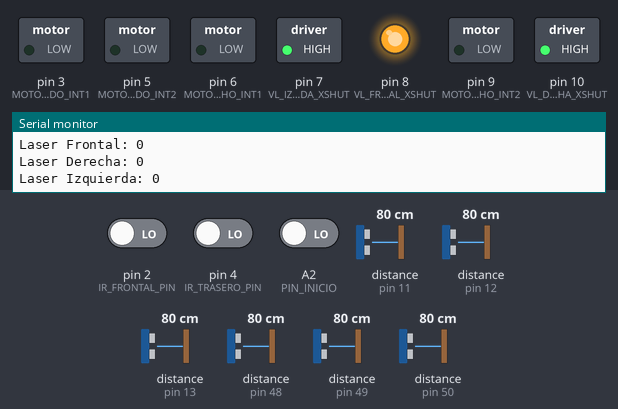
A program run on a simulated Arduino Uno, built with avr-gcc and run on an emulated ATmega328P. Shown: switched loads named in the program (green lamp = pin HIGH), output pins drawn as LEDs (lit = HIGH), the last lines printed to the serial monitor. Inputs (shaded band) come from the test bench; at power-on: A2 (PIN_INICIO) LOW, pin 2 (IR_FRONTAL_PIN) LOW, pin 4 (IR_TRASERO_PIN) LOW, distance to the obstacle (sensors on pin 11, pin 12, pin 13, pin 48, pin 49, pin 50) 80 cm. The echo pulse lasts 58.3 µs per cm.

Above: at 1.6 s.
1.7 s: A2 (PIN_INICIO) driven HIGH
At 3.9 s:
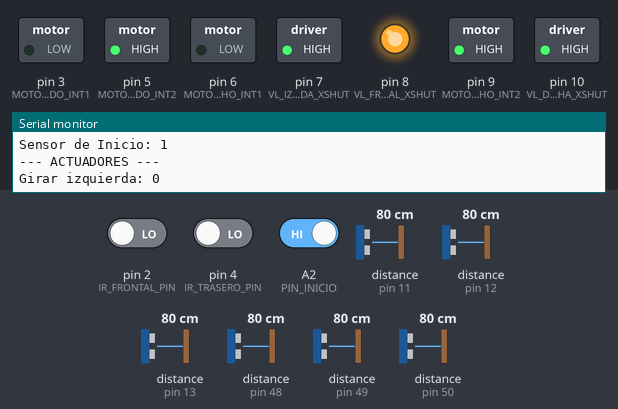
4.7 s: pin 2 (IR_FRONTAL_PIN) driven HIGH
At 6.7 s:
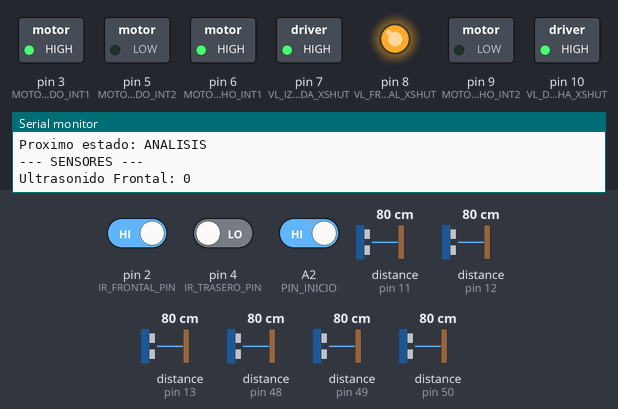
7.5 s: pin 2 (IR_FRONTAL_PIN) driven LOW
At 9.5 s:
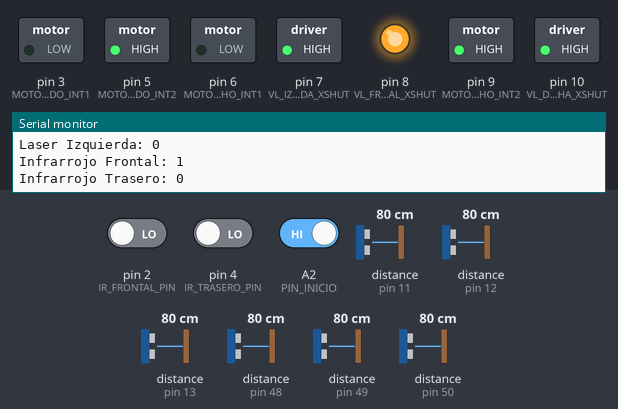
10.5 s: pin 2 (IR_FRONTAL_PIN) driven HIGH and pin 4 (IR_TRASERO_PIN) driven HIGH
At 13.3 s:
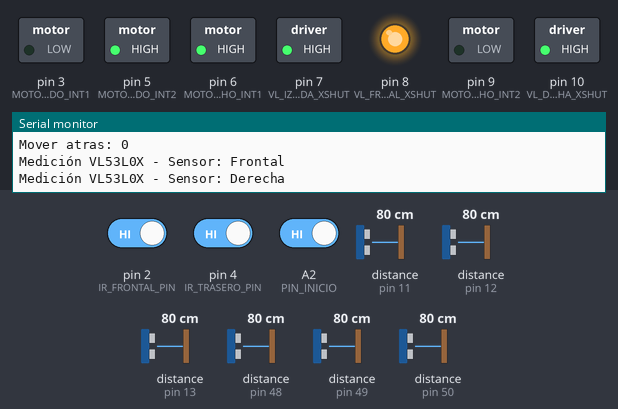
13.5 s: pin 4 (IR_TRASERO_PIN) driven LOW
At 16.2 s:
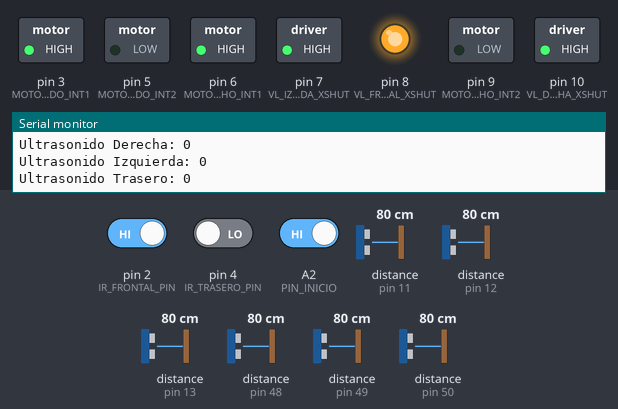
16.5 s: pin 4 (IR_TRASERO_PIN) driven HIGH
At 19.0 s:
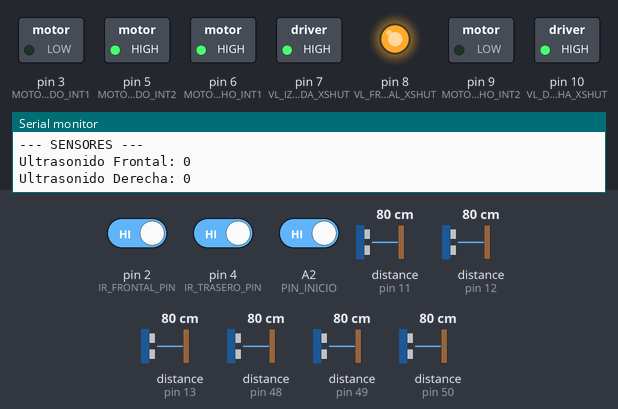
Timing chart, 0 to 20.5 s (numbered marks = the images above; inputs shaded):
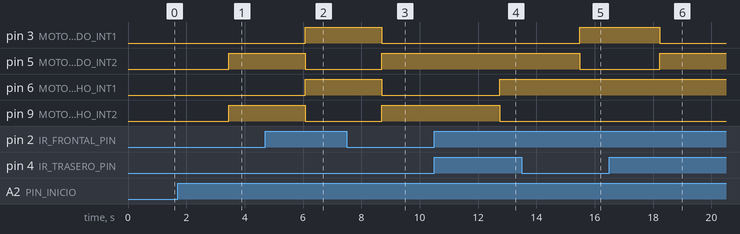

The program:

main.cpp
```cpp
#include <Arduino.h>
#include <Wire.h>
#include <VL53L0X.h>
#include "Pines/Pines.h"
#include "Sensores/Sensores.hh"
#include "Control/Maquina_estados.hh"
#include "Actuadores/Actuadores.hh"

void setup() {
    Serial.begin(9600);
    Wire.begin();

    //Configración de los sensores láser VL53L0X. Dado que todos comparten la misma dirección I2C,
    //se deben configurar uno por uno para asignarles direcciones distintas.
    pinMode(VL_IZQUIERDA_XSHUT, OUTPUT);
    pinMode(VL_FRONTAL_XSHUT, OUTPUT);
    pinMode(VL_DERECHA_XSHUT, OUTPUT);
    digitalWrite(VL_IZQUIERDA_XSHUT, LOW);
    digitalWrite(VL_FRONTAL_XSHUT, LOW);
    digitalWrite(VL_DERECHA_XSHUT, LOW);
    delay(10);

    //Encender y cambiar dirección I2C uno por uno (MÉTODO PRO)

    // Izquierda
    digitalWrite(VL_IZQUIERDA_XSHUT, HIGH);
    delay(10);
    sensorIzq.init();
    sensorIzq.setTimeout(200);
    sensorIzq.setAddress(DIR_SENSOR_IZQUIERDA); // Nueva dirección

    // Frontal
    digitalWrite(VL_FRONTAL_XSHUT, HIGH);
    delay(10);
    sensorFron.init();
    sensorFron.setTimeout(200);
    sensorFron.setAddress(DIR_SENSOR_FRONTAL); // Nueva dirección

    // Derecha
    digitalWrite(VL_DERECHA_XSHUT, HIGH);
    delay(10);
    sensorDer.init();
    sensorDer.setTimeout(200);
    sensorDer.setAddress(DIR_SENSOR_DERECHA); // Nueva dirección

    // Configuración de los pines de los sensores ultrasónicos HC-SR04

    //Configuración de los pines de los sensores infrarrojos IR TCRT5000
    pinMode(IR_FRONTAL_PIN, INPUT);
    pinMode(IR_TRASERO_PIN, INPUT);

    //Configuración de los pines de los motores
    pinMode(MOTOR_IZQUIERDO_INT1, OUTPUT);
    pinMode(MOTOR_IZQUIERDO_INT2, OUTPUT);
    pinMode(MOTOR_DERECHO_INT1, OUTPUT);
    pinMode(MOTOR_DERECHO_INT2, OUTPUT);

    //Configuración del pin de inicio
    pinMode(PIN_INICIO, INPUT);
}

void loop() {
    maquina_de_estados();
}
```

Actuadores.cpp
```cpp
#include "Actuadores.hh"
#include <Arduino.h>
#include "../Pines/Pines.h"

//Para mayor legibilidad se declaran
#define GIRAR_IZQUIERDA 0
#define GIRAR_DERECHA 1
#define MOVER_ADELANTE 2
#define MOVER_ATRAS 3

#define MAXIMA_POTENCIA 255
#define MINIMA_POTENCIA 0

int Flags_Actuadores[4];

void Motor_Izquierdo(int Potencia, bool adelante);
void Motor_Derecho(int Potencia, bool adelante);

void Ejecutar_Actuadores(){
    //Si el vector está vacío o hay varias acciones a ejecutar, no se ejecuta ninguna acción para evitar comportamientos erráticos.
    bool vector_valido = false;
    int accion = -1;
    for(int i = 0; i < 4; i++){
        if(Flags_Actuadores[i] > 0){
            if(!vector_valido){
                vector_valido = true;
                accion = i;
            }
            else vector_valido = false; // Si hay más de una acción a ejecutar, no se ejecuta ninguna para evitar comportamientos erráticos.
        }
    }

    // Si el vector está vacío, no se ejecuta ninguna acción y se para al robot.
    if(!vector_valido){
        Motor_Izquierdo(0, true);
        Motor_Derecho(0, true);
        return;
    }

    //Lógica de ejecución de cada acción
    switch (accion) {
        case GIRAR_IZQUIERDA:
            Motor_Izquierdo(MAXIMA_POTENCIA, false);
            Motor_Derecho(MAXIMA_POTENCIA, true);
            break;
        case GIRAR_DERECHA:
            Motor_Izquierdo(MAXIMA_POTENCIA, true);
            Motor_Derecho(MAXIMA_POTENCIA, false);
            break;
        case MOVER_ADELANTE:
            Motor_Izquierdo(MAXIMA_POTENCIA, true);
            Motor_Derecho(MAXIMA_POTENCIA, true);
            break;
        case MOVER_ATRAS:
            Motor_Izquierdo(MAXIMA_POTENCIA, false);
            Motor_Derecho(MAXIMA_POTENCIA, false);
            break;
    }

}

void Motor_Izquierdo(int Potencia, bool adelante){
    Potencia = constrain(Potencia, 0, 255);

    // Freno en seco si la potencia es 0 (IN1=1, IN2=1)
    if (Potencia == 0) {
        digitalWrite(MOTOR_IZQUIERDO_INT1, HIGH);
        digitalWrite(MOTOR_IZQUIERDO_INT2, HIGH);
        return; // Salimos de la función
    }

    if (adelante) {
        analogWrite(MOTOR_IZQUIERDO_INT1, Potencia);
        digitalWrite(MOTOR_IZQUIERDO_INT2, LOW);
    } else {
        digitalWrite(MOTOR_IZQUIERDO_INT1, LOW);
        analogWrite(MOTOR_IZQUIERDO_INT2, Potencia);
    }
}

void Motor_Derecho(int Potencia, bool adelante) {
    Potencia = constrain(Potencia, 0, 255);

    // Freno en seco si la potencia es 0 (IN1=1, IN2=1)
    if (Potencia == 0) {
        digitalWrite(MOTOR_DERECHO_INT1, HIGH);
        digitalWrite(MOTOR_DERECHO_INT2, HIGH);
        return; // Salimos de la función
    }

    if (adelante) {
        analogWrite(MOTOR_DERECHO_INT1, Potencia);
        digitalWrite(MOTOR_DERECHO_INT2, LOW);
    } else {
        digitalWrite(MOTOR_DERECHO_INT1, LOW);
        analogWrite(MOTOR_DERECHO_INT2, Potencia);
    }
}
```

Actuadores.hh
```cpp
#ifndef ACTUADORES_HH
#define ACTUADORES_HH

/*
El vector de actuadores es un arreglo de integers que representa el estado o la acción que deben ejecutar los actuadores del robot.
Cada posición representa una acción a efectuar (Girar, moverse hacia adelante, ...). Cada valor contiene la cantidad (distancia o grados)
a efectuar por la acción.

El orden de los actuadores en el vector es el siguiente:
    - [0] : Girar a la izquierda
    - [1] : Girar a la derecha
    - [2] : Mover hacia adelante
    - [3] : Mover hacia atrás
*/
extern int Flags_Actuadores[4];

//Esta funcion ejecuta las acciones correspondientes a cada actuador según los valores establecidos en el vector de Flags_Actuadores.
void Ejecutar_Actuadores();

#endif
```

Maquina_estados.cpp
```cpp
#include "Maquina_estados.hh"
#include <Arduino.h>

int Estado = INICIO;
int Proximo_estado;

/*
Este vector tiene una sucesion de integers que representan los valores medidos por cada sensor.
Cada posición del vector corresponde a un sensor específico, y el valor almacenado en esa posición representa la lectura actual de ese sensor.
Estos valores se utilizan para tomar decisiones en la máquina de estados, permitiendo al robot reaccionar de manera adecuada a su entorno y a
las condiciones que se presenten durante la ejecución del programa.

El orden de los sensores en el vector es el siguiente:
    - [0] : Sensor Ultrasonido Frontal
    - [1] : Sensor Ultrasonido Derecha
    - [2] : Sensor Ultrasonido Izquierda
    - [3] : Sensor Ultrasonido Trasero
    - [4] : Sensor Láser Frontal
    - [5] : Sensor Láser Derecha
    - [6] : Sensor Láser Izquierda
    - [7] : Sensor Infrarrojo Frontal
    - [8] : Sensor Infrarrojo Trasero
    - [9] : Sensor de Inicio (puede ser un botón o una señal que indique el inicio de la competición)

*/
extern int Flags_Sensores[10];

//Para mayor legibilidad se declaran
#define HC_FRONTAL 0
#define HC_DERECHA 1
#define HC_IZQUIERDA 2
#define HC_TRASERO 3
#define VL_FRONTAL 4
#define VL_DERECHA 5
#define VL_IZQUIERDA 6
#define IR_FRONTAL 7
#define IR_TRASERO 8
#define SENSOR_INICIO 9

/*
El vector de actuadores es un arreglo de integers que representa el estado o la acción que deben ejecutar los actuadores del robot.
Cada posición representa una acción a efectuar (Girar, moverse hacia adelante, ...). Cada valor contiene si se hace o no.

El orden de los actuadores en el vector es el siguiente:
    - [0] : Girar a la izquierda
    - [1] : Girar a la derecha
    - [2] : Mover hacia adelante
    - [3] : Mover hacia atrás
*/
extern int Flags_Actuadores[4];

//Para mayor legibilidad se declaran
#define GIRAR_IZQUIERDA 0
#define GIRAR_DERECHA 1
#define MOVER_ADELANTE 2
#define MOVER_ATRAS 3

#define NO_DETECTADO 0
#define ESTABA_DERECHA 1
#define ESTABA_IZQUIERDA 2
#define ESTABA_FRENTE 3

//Funciones externas declaradas en otros archivos
void Ejecutar_Sensores();
void Ejecutar_Actuadores();
void Detectar_INICIO();

//Esta función es la encargada de imprimir información relevante sobre el estado actual del robot, las lecturas de los sensores y las acciones que se van a ejecutar.
void Log_INFO();

void maquina_de_estados(){
    int Ultimo_Lugar_Conocido = NO_DETECTADO; // Variable para almacenar el último lugar donde se detectó al oponente, para usarlo en caso de perder la detección.

    //Este if controla el apagado. La señal de INICIO debe estar siempre HIGH durante la ejecución.
    if(Flags_Sensores[SENSOR_INICIO] == 0) Estado = INICIO;

    //Lógica del proximo estado a ejecutar
    switch (Estado) {
        case INICIO:
            if(Flags_Sensores[SENSOR_INICIO] > 0) Proximo_estado = SENSORES;
            else Proximo_estado = INICIO;

            break;
        case SENSORES:
            Proximo_estado = ANALISIS;

            break;
        case ANALISIS:
            //Se usan else if para evitar acciones simultaneas. En caso de cumplirse varias condiciones, se ejecutará la acción de mayor prioridad.
            //Limpiamos el Flags_Actuadores para evitar interferencias
            for(int i = 0; i < 4; i++){
                Flags_Actuadores[i] = 0;
            }

            //Casos de NO_CAER:
            //Maxima Proioridad: Evitar Caída
            if(Flags_Sensores[IR_FRONTAL] > 0){
                Proximo_estado = NO_CAER;
                Flags_Actuadores[MOVER_ATRAS] = 1;
            }
            else if(Flags_Sensores[IR_TRASERO] > 0){
                 Proximo_estado = NO_CAER;
                 Flags_Actuadores[MOVER_ADELANTE] = 1;
            }
            //Casos de ATAQUE:
            //Segunda Prioridad: Atacar. En caso de estar cerca del oponente, se avanza hacia él pero a una distancia menor para intentar empujarlo fuera del ring.
            else if(Flags_Sensores[HC_FRONTAL] > 0 && Flags_Sensores[VL_FRONTAL] > 0){
                Proximo_estado = ATACAR;
                Flags_Actuadores[MOVER_ADELANTE] = 1;
            }

            //Si el láser frontal detecta al oponente, se avanza hacia él.
            else if(Flags_Sensores[VL_FRONTAL] > 0){
                Proximo_estado = ATACAR;
                Flags_Actuadores[MOVER_ADELANTE] = 1;
            }

            //Casos de GIRO:
            //En caso de estar cerca del oponente pero sin detectarlo con el láser frontal, se gira para intentar localizarlo.
            //Lado Derecho
            else if(Flags_Sensores[HC_FRONTAL] > 0 && Flags_Sensores[VL_DERECHA] > 0){
                Proximo_estado = GIRAR;
                Flags_Actuadores[GIRAR_DERECHA] = 1;
            }

            //Lado Izquierdo
            else if(Flags_Sensores[HC_FRONTAL] > 0 && Flags_Sensores[VL_IZQUIERDA] > 0){
                Proximo_estado = GIRAR;
                Flags_Actuadores[GIRAR_IZQUIERDA] = 1;
            }

            //En caso de estar lejos del oponente detectandolo con un laser lateral, se gira para intentar encararlo.
            //Lado Derecho
            else if(Flags_Sensores[VL_DERECHA] > 0){
                Proximo_estado = GIRAR;
                Flags_Actuadores[GIRAR_DERECHA] = 1;
            }

            //Lado Izquierdo
            else if(Flags_Sensores[VL_IZQUIERDA] > 0){
                Proximo_estado = GIRAR;
                Flags_Actuadores[GIRAR_IZQUIERDA] = 1;
            }

            //En caso de detectar al oponente con un ultrasonido lateral pero sin detectarlo con los láseres, se gira para intentar encararlo.
            //Lado Derecho
            else if(Flags_Sensores[HC_DERECHA] > 0){
                Proximo_estado = GIRAR;
                Flags_Actuadores[GIRAR_DERECHA] = 1;
            }

            //Lado Izquierdo
            else if(Flags_Sensores[HC_IZQUIERDA] > 0){
                Proximo_estado = GIRAR;
                Flags_Actuadores[GIRAR_IZQUIERDA] = 1;
            }

            //En caso de detectarlo detrás, se gira para intentar encararlo.
            else if(Flags_Sensores[HC_TRASERO] > 0){
                Proximo_estado = GIRAR;
                Flags_Actuadores[GIRAR_IZQUIERDA] = 1;
            }

            //Casos de BUSCAR:
            //Si los sensores no detectan nada, se gira para intentar localizar al oponente.
            else{
                Proximo_estado = BUSCAR;
                if(Ultimo_Lugar_Conocido == ESTABA_DERECHA) Flags_Actuadores[GIRAR_DERECHA] = 1;
                else Flags_Actuadores[GIRAR_IZQUIERDA] = 1;
            }
            break;
        case BUSCAR:
            Proximo_estado = SENSORES;

            break;
        case ATACAR:
            Proximo_estado = SENSORES;

            break;
        case GIRAR:
            Proximo_estado = SENSORES;

            break;
        case NO_CAER:
            Proximo_estado = SENSORES;

            break;
    }

    //Lógica de acciones a ejecutar en cada estado
    switch (Estado) {
        case INICIO:
            //Estado de Reposo, no se ejecuta ninguna acción
            Detectar_INICIO(); // Se ejecuta la función de detección de inicio para actualizar el vector de sensores con el estado del inicio de la competición.
            break;
        case SENSORES:
            //Se limpia Flags_Sensores para evitar interferencias
            for(int i = 0; i < 9; i++){
                Flags_Sensores[i] = 0;
            }
            //Se activan las mediciones de todos los sensores para actualizar el vector de Flags_Sensores.
            Ejecutar_Sensores();

            break;
        case ANALISIS:
            //El estado de Analisis es puramente lógico y no realiza n inguna acción física, solo establecen el próximo estado y las acciones a ejecutar.
            break;
        case BUSCAR:
            //Se ejecuta una busqueda girando sobre si mismo para intentar localizar al oponente en el proximo estado de Sensores.
            Ejecutar_Actuadores();

            break;
        case ATACAR:
            //Se avanza hacia el oponente para intentar empujarlo fuera del ring.
            Ejecutar_Actuadores();

            break;
        case GIRAR:
            //Se gira para intentar encararlo.
            Ejecutar_Actuadores();

            break;
        case NO_CAER:
            //Se evita la caida realizando maniobras para mantenerse dentro del ring.
            Ejecutar_Actuadores();

            break;
    }

    //Se imprime información relevante para debugging al final de cada ciclo de la máquina de estados.
    Log_INFO();

    //Se actualiza el estado actual al proximo estado al final de cada ciclo de la máquina de estados.
    Estado = Proximo_estado;
}


//Funciones de Información y Debugging
const char* get_estado_nombre(int estado){
    switch (estado) {
        case INICIO:
            return "INICIO";
        case SENSORES:
            return "SENSORES";
        case ANALISIS:
            return "ANALISIS";
        case BUSCAR:
            return "BUSCAR";
        case ATACAR:
            return "ATACAR";
        case GIRAR:
            return "GIRAR";
        case NO_CAER:
            return "NO_CAER";
        default:
            return "ESTADO DESCONOCIDO";
    }
}

void Log_INFO(){
    Serial.println("=== LOG INFO ===");
    Serial.println("\n--- ESTADOS ---");
    Serial.print("Estado actual: ");
    Serial.println(get_estado_nombre(Estado));
    Serial.print("Proximo estado: ");
    Serial.println(get_estado_nombre(Proximo_estado));

    Serial.println("\n--- SENSORES ---");
    Serial.print("Ultrasonido Frontal: ");
    Serial.println(Flags_Sensores[0]);
    Serial.print("Ultrasonido Derecha: ");
    Serial.println(Flags_Sensores[1]);
    Serial.print("Ultrasonido Izquierda: ");
    Serial.println(Flags_Sensores[2]);
    Serial.print("Ultrasonido Trasero: ");
    Serial.println(Flags_Sensores[3]);
    Serial.print("Laser Frontal: ");
    Serial.println(Flags_Sensores[4]);
    Serial.print("Laser Derecha: ");
    Serial.println(Flags_Sensores[5]);
    Serial.print("Laser Izquierda: ");
    Serial.println(Flags_Sensores[6]);
    Serial.print("Infrarrojo Frontal: ");
    Serial.println(Flags_Sensores[7]);
    Serial.print("Infrarrojo Trasero: ");
    Serial.println(Flags_Sensores[8]);
    Serial.print("Sensor de Inicio: ");
    Serial.println(Flags_Sensores[9]);

    Serial.println("\n--- ACTUADORES ---");
    Serial.print("Girar izquierda: ");
    Serial.println(Flags_Actuadores[0]);
    Serial.print("Girar derecha: ");
    Serial.println(Flags_Actuadores[1]);
    Serial.print("Mover adelante: ");
    Serial.println(Flags_Actuadores[2]);
    Serial.print("Mover atras: ");
    Serial.println(Flags_Actuadores[3]);
}
```

Maquina_estados.hh
```cpp
//El comportamiento del robot se define en esta clase, que es la encargada de gestionar los estados del robot
//y las transiciones entre ellos. Cada estado representa una acción o comportamiento específico del robot,
//y las transiciones se basan en las condiciones que se cumplen durante la ejecución del programa.
#ifndef MAQUINA_ESTADOS_HH
#define MAQUINA_ESTADOS_HH

#define INICIO 0            //Estado Inicial de Reposo
#define SENSORES 1          //Estado de Lectura de Sensores, donde el robot analiza su entorno para tomar decisiones.
#define ANALISIS 2          //Estado de Análisis de Datos, donde el robot procesa la información obtenida de los sensores para determinar su próxima acción.
#define BUSCAR 3            //Estado de Búsqueda de Oponente, donde el robot gira sobre si mismo para localizar a su oponente en el campo de batalla.
#define ATACAR 4            //Estado de Ataque, donde el robot se desplaza hacia su oponente para intentar empujarlo fuera del ring.
#define GIRAR 5             //Estado de Giro, donde el robot realiza un giro para cambiar su dirección y encarar al oponente.
#define NO_CAER 6           //Estado de Evitar Caída, donde el robot detecta los bordes del ring y realiza maniobras para evitar caer fuera del área de combate.

//Esta funcion es la encargada de gestionar los estados del robot y las transiciones entre ellos.
void maquina_de_estados();

//Esta funcion printa en terminal toda la informacion relevante.
void Log_INFO();

#endif 
```

Source omitted: Pines.h (862 bytes), Sensores.cpp (7236 bytes), Sensores.hh (1382 bytes)

Measured:
- after the input at 1.7 s, pin 5 (MOTOR_IZQUIERDO_INT2), pin 9 (MOTOR_DERECHO_INT2): LOW → HIGH after 1.8 s
- after the input at 4.7 s, pin 3 (MOTOR_IZQUIERDO_INT1), pin 6 (MOTOR_DERECHO_INT1): LOW → HIGH after 1.4 s; pin 5 (MOTOR_IZQUIERDO_INT2), pin 9 (MOTOR_DERECHO_INT2): HIGH → LOW after 1.4 s
- after the input at 7.5 s, pin 3 (MOTOR_IZQUIERDO_INT1), pin 6 (MOTOR_DERECHO_INT1): HIGH → LOW after 1.2 s; pin 5 (MOTOR_IZQUIERDO_INT2), pin 9 (MOTOR_DERECHO_INT2): LOW → HIGH after 1.2 s
- after the input at 10.5 s, pin 6 (MOTOR_DERECHO_INT1): LOW → HIGH after 2.2 s; pin 9 (MOTOR_DERECHO_INT2): HIGH → LOW after 2.2 s
- after the input at 13.5 s, pin 3 (MOTOR_IZQUIERDO_INT1): LOW → HIGH after 2.0 s; pin 5 (MOTOR_IZQUIERDO_INT2): HIGH → LOW after 2.0 s
- after the input at 16.5 s, pin 3 (MOTOR_IZQUIERDO_INT1): HIGH → LOW after 1.7 s; pin 5 (MOTOR_IZQUIERDO_INT2): LOW → HIGH after 1.7 s
